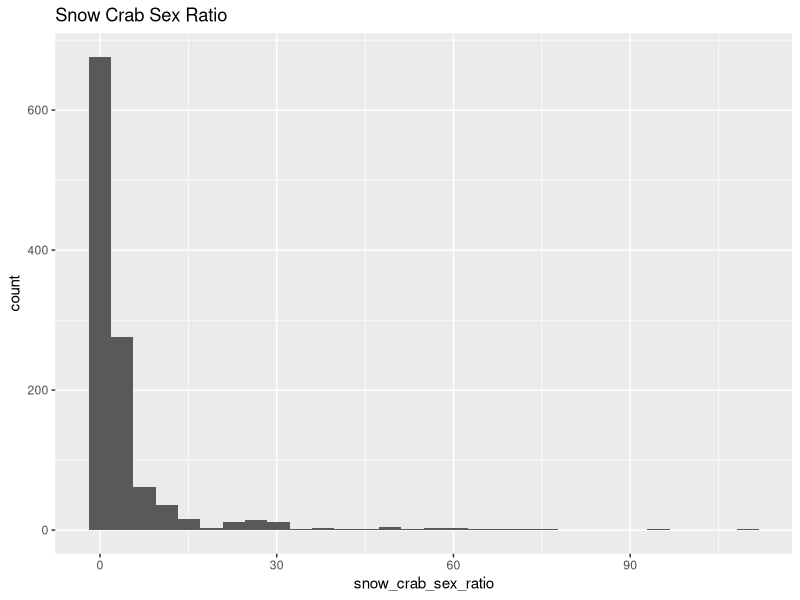
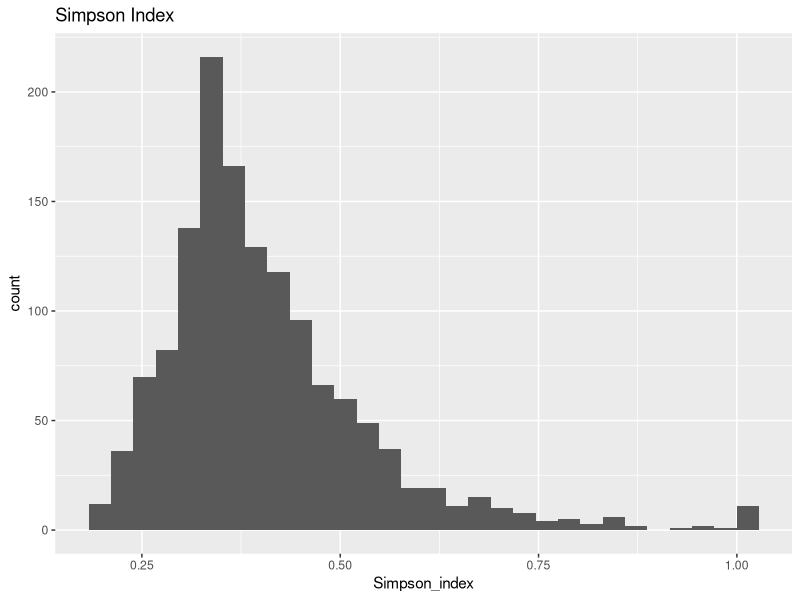

Here is the R script that generated these plots, in order:
library(tidyverse)
# Also vegan package for diversity index
library(vegan)
crab_data <- read_csv("data/snow_crab_survey.csv")
# Remove the french from the column names, to make subsetting easier.
col_names_english <- as_vector(map(strsplit(colnames(crab_data), "__"), 1))
colnames(crab_data) <- col_names_english
# Calculate sex ratio, which is NA whenever there are 0 male or female crabs.
sex_ratio_func <- function(m, f){
  ratio <- m/f
  ratio[ratio %in% c(NaN, Inf, 0)] <- NA
  return(ratio)
}
# Simpson diversity index function (might want to replace with diversity from vegan)
simpson_index_func <- function(species_mat){
  species_mat <- as.matrix(species_mat)
  total_catch <- rowSums(species_mat)
  total_catch[total_catch == 0] <- NA
  prop_sq <- matrix(nrow = nrow(species_mat), ncol = ncol(species_mat))
  for(i in 1:ncol(species_mat)){
    prop_sq[,i] <- (species_mat[,i]/total_catch)^2
  }
  lambda <- rowSums(prop_sq)
  return(lambda)
}

crab_data <- crab_data %>% 
  mutate(snow_crab_sex_ratio = 
           sex_ratio_func(snow_crab_males, snow_crab_females),
         Simpson_index = 
           simpson_index_func(crab_data[, 9:19]))
# Make a few plots
ggplot(crab_data) +
  geom_histogram(aes(x=snow_crab_sex_ratio))+
  labs(title = "Snow Crab Sex Ratio")
ggplot(crab_data) +
  geom_histogram(aes(x=Simpson_index))+
  labs(title = "Simpson Index")
